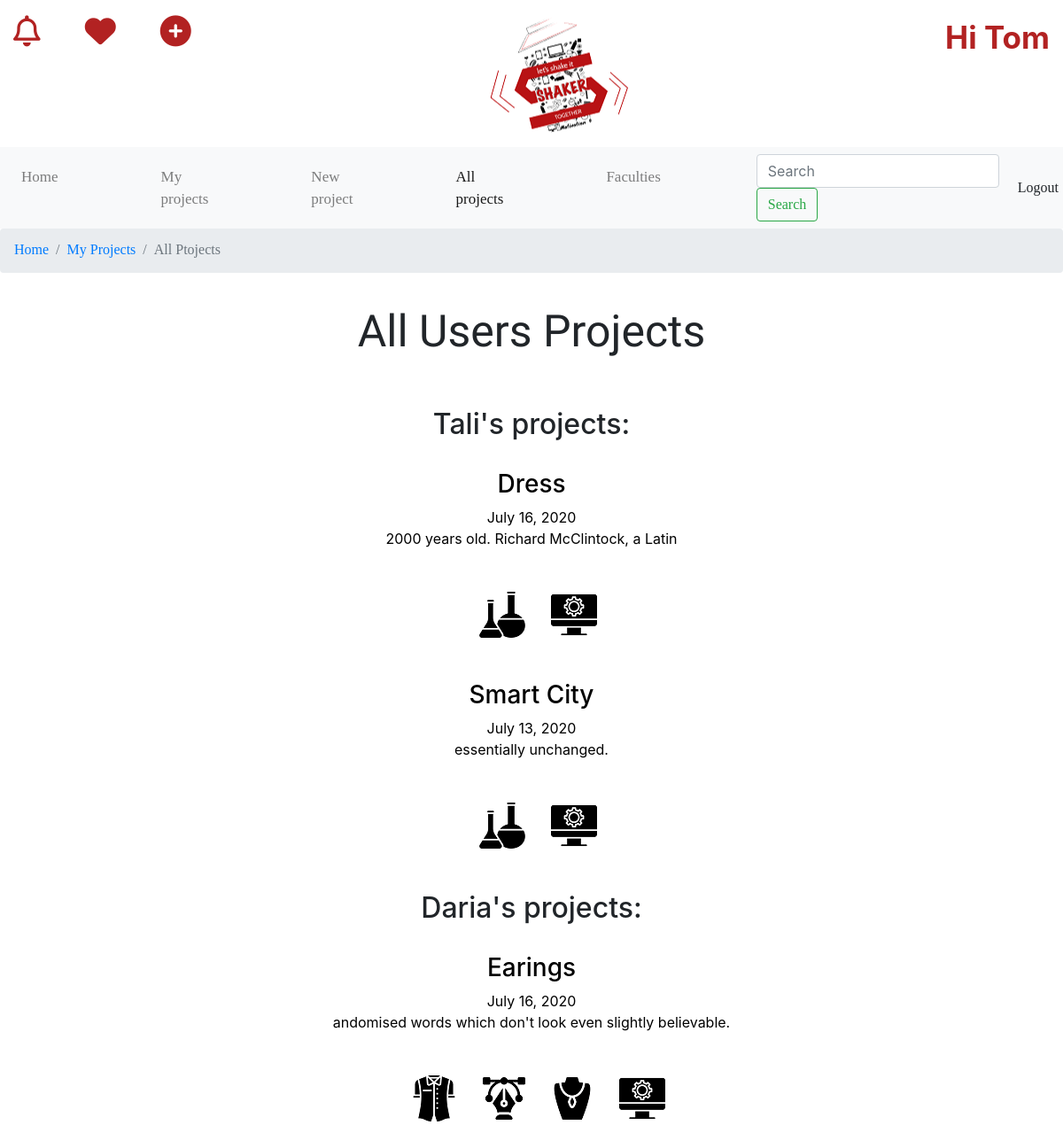
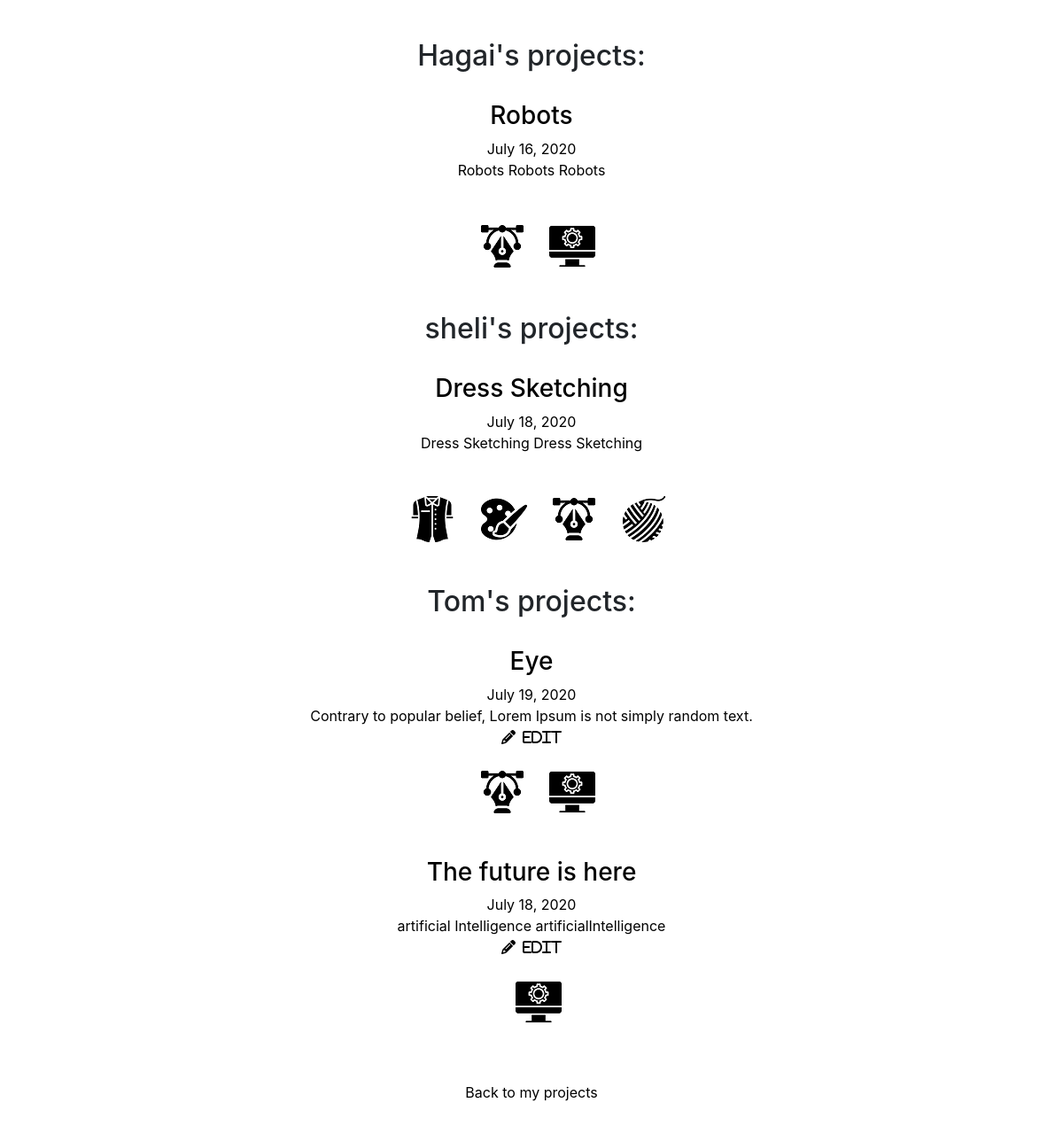
The page /allprojects/ (signed in) on the database its author committed (2 pictures, top to bottom).
### projects/models.py (models this page shows)
class Project(models.Model):
    user_id = models.ForeignKey(User, on_delete=models.CASCADE) #relationship 1:n (user:todos)
    dateCreated = models.DateField(auto_now_add=True) #automatic
    fullName = models.CharField(max_length=70)
    email = models.EmailField(max_length=254)
    phone = models.CharField(max_length=10)
    projectName = models.CharField(max_length=70)
    keyWord = models.CharField(max_length=70)
    description = models.TextField(blank=True)
    imgUrl = models.FileField(upload_to='proj')
    fasion = models.BooleanField(default=False) #true or false
    art = models.BooleanField(default=False) #true or false
    chemical = models.BooleanField(default=False) #true or false
    jewellery = models.BooleanField(default=False) #true or false
    graphic = models.BooleanField(default=False) #true or false
    electronic = models.BooleanField(default=False) #true or false
    software = models.BooleanField(default=False) #true or false
    industrial = models.BooleanField(default=False) #true or false
    Textil  = models.BooleanField(default=False) #true or false

### projects/views.py (the view)
# urls.py: path('allprojects/',views.allProjects, name="all-projects"),
@login_required
def allProjects(request):
    users = User.objects.all()
    projects = Project.objects.order_by('-dateCreated')
    return render(request, 'projects/allprojects.html', {'allprojects': projects, 'users': users})

### projects/templates/projects/allprojects.html (shortened to what this page needs)
{% load static %}
<!DOCTYPE html>
<html lang="en">
<head>
  <link rel ="stylesheet" href="{% static 'projects/css/style.css' %}">
  <link rel="stylesheet" href="https://stackpath.bootstrapcdn.com/bootstrap/4.5.0/css/bootstrap.min.css">
</head>
<body>
  <header>
    <a href="/homepage" id="logo" ></a>
      <ul class="headerIcons">
        <li><a href="#" class="far fa-bell"></a>
            <a href="#" class="fas fa-heart"></a>
            <a href="/createNewProject" class="fas fa-plus-circle"></a>
        </li>
      </ul>
    {% if user.is_authenticated %}
    <div class="greeting">
      <span><b>Hi {{user.username}}</b></span>
    </div>
    {% else %}
      <a href="/Login">Login</a>
      <a href="/register">Register</a>
    {% endif %}
  </header>
  <nav class="navbar navbar-expand-lg navbar-light bg-light">
    <div class="collapse navbar-collapse" id="navbarSupportedContent">
      <ul class="navbar-nav mr-auto">
        <li class="nav-item">
          <a class="nav-link" href="/homepage">Home</a>
        </li>
        <li class="nav-item">
          <a class="nav-link" href="/myprojects">My projects</a>
        </li>
        <li class="nav-item">
          <a class="nav-link" href="/createNewProject">New project</a>
        </li>
        <li class="nav-item active">
          <a class="nav-link" href="/allprojects">All projects <span class="sr-only">(current)</span></a>
        </li>
        <li class="nav-item">
          <a class="nav-link" href="/allfaculties">Faculties</a>
        </li>
      </ul>
      <form class="form-inline my-2 my-lg-0">
        <input class="form-control mr-sm-2" type="search" placeholder="Search" aria-label="Search">
        <button class="btn btn-outline-success my-2 my-sm-0" type="submit">Search</button>
      </form>
        <form action="{% url 'logoutuser' %}" method="POST">
          <button class="btn btn-light logoutButton" type='submit'>Logout</button>
        </form>
    </div>
  </nav>
  <div class="breadc">
    <nav aria-label="breadcrumb">
      <ol class="breadcrumb">
        <li class="breadcrumb-item"><a href="/homepage">Home</a></li>
        <li class="breadcrumb-item"><a href="/myprojects">My Projects</a></li>
        <li class="breadcrumb-item active" aria-current="page">All Ptojects</li>
      </ol>
    </nav>
  </div>
  {% if user.is_authenticated %}
    <div class="project-container">
      <h1>All Users Projects</h1>
      <br><br>
      <ul>
        {% for u in users %}
          <h2>{{ u.username }}'s projects:</h2>
          <br>
          <ol>
            {% for project in allprojects %}
              {%if project.user_id_id == u.id %}
                <li>
                  <a href="/project/{{ project.id }}/about"><h3>{{project.projectName}}</h3>
                    {{project.dateCreated}}<br>
                  {% if project.description %} {{project.description}} {% endif %}</a>
                  {% if project.user_id_id == user.id%}
                    <a href="/project/{{ project.id }}" class="fas fa-pencil-alt">&nbsp;&nbsp;Edit</a>
                  {% endif %}
                <br><br>
                {% if project.fasion %}
                    <img class="facultyIcon" src="{% static 'projects/media/images/departmentsIcons/fashion.png' %}" class="Fasion" alt="Fasion" title="Fasion">&nbsp;
                {% endif %}
                {% if project.art %}
                    <img class="facultyIcon" src="{% static 'projects/media/images/departmentsIcons/art.png' %}" class="Art" alt="Art" title="Art">&nbsp;
                {% endif %}
                {% if project.chemical %}
                  <img class="facultyIcon" src="{% static 'projects/media/images/departmentsIcons/chemical.png' %}" class="Chemical" alt="Chemical" title="Chemical">&nbsp;
                {% endif %}
                {% if project.graphic %}
                    <img class="facultyIcon" src="{% static 'projects/media/images/departmentsIcons/graphic.png' %}" class="Graphic" alt="Graphic" title="Graphic">&nbsp;
                {% endif %}
                {% if project.jewellery %}
                    <img class="facultyIcon" src="{% static 'projects/media/images/departmentsIcons/jewellery.png' %}" class="Jewellery" alt="jewellery" title="jewellery">&nbsp;
                {% endif %}
                {% if project.software %}
                    <img class="facultyIcon" src="{% static 'projects/media/images/departmentsIcons/software.png' %}" class="Software" alt="Software" title="Software">&nbsp;
                {% endif %}
                {% if project.Textil %}
                    <img class="facultyIcon" src="{% static 'projects/media/images/departmentsIcons/textil.png' %}" class="Textil" alt="Textil" title="Textil">&nbsp;
                {% endif %}
              </li>
              <br><br>
            {% endif %}
          {% endfor %}
        </ol>
        {% endfor %}
      </ul>
      <a href="/myprojects">Back to my projects</a>
      <br><br>
    </div>
    {% endif %}
  </body>
  </html>
</body>
</html>

### projects/static/projects/css/style.css (style rules this page uses)
* { margin: 0; padding: 0; }
header, article,main,footer,section,nav,ul,div,a,li { display: block; }
header { height: 150px; width: 100%; }
.headerIcons a { position: relative; float: left; margin-top: 2px; font-size: 35px; color: firebrick; letter-spacing: 50px; }
.headerIcons { margin-left: 15px; }
.greeting { position: relative; float: right; font-size: 35px; color: firebrick; display: flex; margin-right: 15px; }
#logo { position: absolute; width: 15%; height: 140px; background-image: url(../media/images/logo.png); background-repeat: no-repeat; background-position: center; left: 45%; }
.nav-link { font-size: 17px; font-family: Cambria, Cochin, Georgia, Times, 'Times New Roman', serif; margin-right: 100px; }
.navbar { position: relative; }
nav button { font-family: Cambria, Cochin, Georgia, Times, 'Times New Roman', serif; font-size: 17px; }
.breadcrumb { font-family: Cambria, Cochin, Georgia, Times, 'Times New Roman', serif; height: 50px; width: 100%; }
.main-wrapper a, .project-container a { color:black; }
.project-container { position: relative; flex-wrap: wrap; top: 20px; margin-bottom: 30px; text-align: center; }
.project-container h1, .createnewproject-wrapper h1 { position: relative; font-family: Carter One; font-size: 50px; margin: 0 auto; }
img { position: relative; max-width:100%; height:auto; }
.facultyIcon { display: inline-block; padding-left: 20px; }

### rows shown on the page
Project: projectName "Dress", dateCreated "July 16, 2020", description "2000 years old. Richard McClintock, a Latin", chemical True (drawn), software True (drawn)
Project: projectName "Smart City", dateCreated "July 13, 2020", description "essentially unchanged.", chemical True (drawn), software True (drawn)
Project: projectName "Earings", dateCreated "July 16, 2020", description "andomised words which don't look even slightly believable.", fasion True (drawn), graphic True (drawn), jewellery True (drawn), software True (drawn)
Project: projectName "Robots", dateCreated "July 16, 2020", description "Robots Robots Robots", graphic True (drawn), software True (drawn)
Project: projectName "Dress Sketching", dateCreated "July 18, 2020", description "Dress Sketching Dress Sketching", fasion True (drawn), art True (drawn), graphic True (drawn), Textil True (drawn)
Project: projectName "Eye", dateCreated "July 19, 2020", description "Contrary to popular belief, Lorem Ipsum is not simply random text.", graphic True (drawn), software True (drawn)
Project: projectName "The future is here", dateCreated "July 18, 2020", description "artificial Intelligence artificialIntelligence", software True (drawn)

### other values the page prints
{{ user.username }} "Tom"
{{ u.username }} "Tali"
{{ u.username }} "Daria"
{{ u.username }} "Hagai"
{{ u.username }} "sheli"
{{ u.username }} "Tom"
